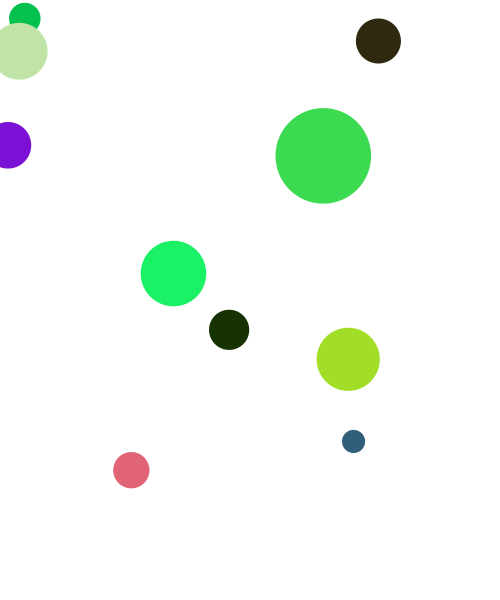
Frame 1 (no input)
Frame 60 (the mouse pressed at the canvas centre just before this capture): identical to frame 1, image omitted
Frame 120 (the mouse held since frame 60 and released just before this capture): identical to frame 1, image omitted

The Processing sketch that drew this single still picture (run headless with seeded random() and noise(); from frame 60 on, the mouse is pressed at the canvas centre):

// Processing sketch: ex02_ball_array
// ── ex02_ball_array.pde
// IMA NYU Shanghai
// Interaction Lab


// declare the arrays
float[] x, y, size;
color[] clr;


void setup() {
  size(500, 600);
  noStroke();

  // initialize them
  x = new float[10];
  y = new float[10];
  size = new float[10];
  clr = new color[10];

  // define the values
  for (int i=0; i<x.length; i++) {
    x[i] = random(width);
    y[i] = random(height);
    size[i] = random(10, 100);
    clr[i] = color(random(255), random(255), random(255));
  }
}


void draw() {
  background(255);

  for (int i=0; i<x.length; i++) {
    fill(clr[i]);
    ellipse(x[i], y[i], size[i], size[i]);
  }
}
